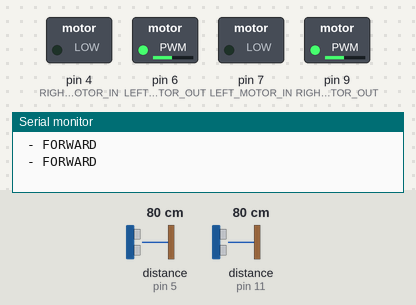
A sketch run on a simulated Arduino Uno, built with avr-gcc and run on an emulated ATmega328P. Shown: switched loads named in the sketch (green lamp = pin HIGH), the last lines printed to the serial monitor. Wiring (inferred from the names in the program): 2 × ultrasonic range finder: trigger pin 8, echo pin 5 / trigger pin 12, echo pin 11. Dashed ring = blinking. Inputs (shaded band) come from the test bench; at power-on: distance to the obstacle (sensors on pin 5, pin 11) 80 cm. The echo pulse lasts 58.3 µs per cm; pins used as bus, display or sensor lines are not drawn.

Above: at 1.2 s.
1.3 s: distance to the obstacle (sensor on pin 5) set to 5 cm
At 2.77 s:
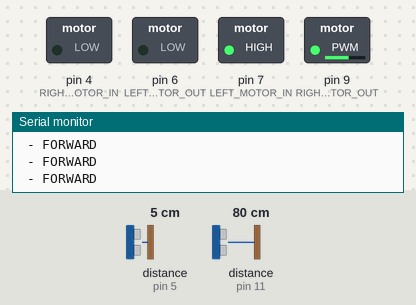
2.9 s: distance to the obstacle (sensor on pin 5) set to 2 cm
At 5.8 s:
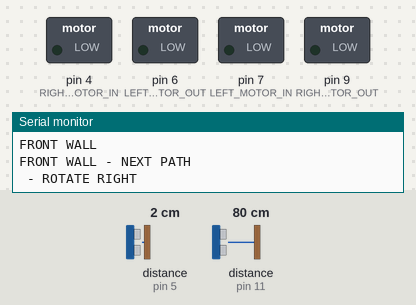
5.9 s: distance to the obstacle (sensor on pin 5) set to 9 cm
At 8.4 s:
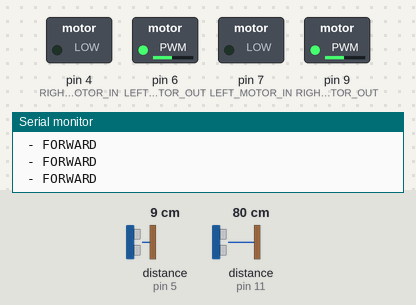
8.7 s: distance to the obstacle (sensor on pin 11) set to 6 cm
10.9 s: distance to the obstacle (sensor on pin 11) set to 3 cm
At 13.8 s:
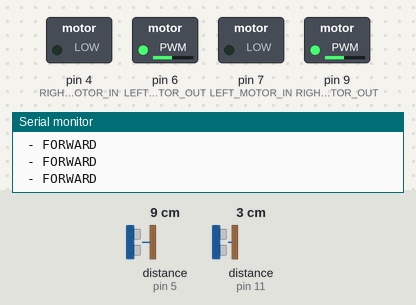
13.9 s: distance to the obstacle (sensor on pin 11) set to 5 cm
At 15.0 s:
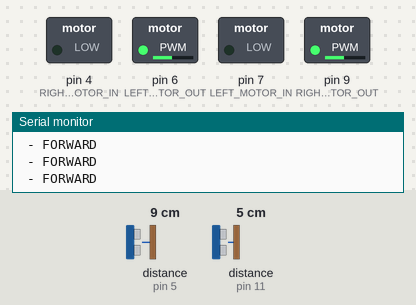
16.1 s: distance to the obstacle (sensor on pin 11) set to 8 cm
At 20.6 s:
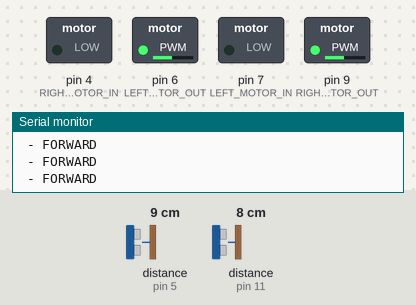
Timing chart, 0 to 21.7 s (numbered marks = the images above; inputs shaded):
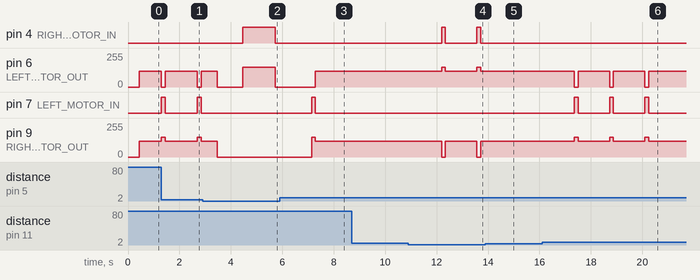

Measured:
- the behaviour switches between 4 and 3 cm on distance to the obstacle (sensor on pin 5) (found by bisection; images 1 and 2)
- the behaviour switches between 5 and 4 cm on distance to the obstacle (sensor on pin 11) (found by bisection; images 3 and 4)
- the behaviour switches between 6 and 7 cm on distance to the obstacle (sensor on pin 11) (found by bisection; images 5 and 6)
- after the input at 1.3 s, pin 9 (RIGHT_MOTOR_OUT): 150/255 → 120/255 after 0.14 s, → 150/255 1.3 s later, → 120/255 0.15 s later
- after the input at 2.9 s, pin 4 (RIGHT_MOTOR_IN): LOW → HIGH after 1.6 s, → LOW 1.3 s later; pin 7 (LEFT_MOTOR_IN): stays LOW (without the input it goes to HIGH after 1.2 s); pin 9 (RIGHT_MOTOR_OUT): 120/255 → 0/255 after 0.57 s
- after the input at 5.9 s, pin 4 (RIGHT_MOTOR_IN): stays LOW (without the input it goes to HIGH after 2.0 s); pin 6 (LEFT_MOTOR_OUT): 0/255 → 120/255 after 1.4 s; pin 7 (LEFT_MOTOR_IN): LOW → HIGH after 1.2 s, → LOW 0.15 s later; pin 9 (RIGHT_MOTOR_OUT): 0/255 → 150/255 after 1.2 s, → 120/255 0.15 s later
- after the input at 10.9 s, pin 4 (RIGHT_MOTOR_IN): alternates HIGH for 0.15 s and LOW for 1.2 s, starting after 1.3 s; pin 6 (LEFT_MOTOR_OUT): alternates 150/255 for 0.15 s and 120/255 for 1.2 s, starting after 1.3 s; pin 9 (RIGHT_MOTOR_OUT): alternates 120/255 for 1.2 s and 0/255 for 0.15 s, starting after 1.3 s
- after the input at 13.9 s, pin 4 (RIGHT_MOTOR_IN): stays LOW (without the input it goes to HIGH after 1.0 s); pin 6 (LEFT_MOTOR_OUT): stays 120/255 (without the input it goes to 150/255 after 1.0 s); pin 9 (RIGHT_MOTOR_OUT): stays 120/255 (without the input it goes to 0/255 after 1.0 s)
- after the input at 16.1 s, pin 6 (LEFT_MOTOR_OUT): alternates 120/255 for 1.2 s and 0/255 for 0.15 s, starting after 1.3 s; pin 7 (LEFT_MOTOR_IN): alternates HIGH for 0.15 s and LOW for 1.2 s, starting after 1.3 s; pin 9 (RIGHT_MOTOR_OUT): alternates 150/255 for 0.15 s and 120/255 for 1.2 s, starting after 1.3 s

The sketch:

known_maze.ino
```cpp
/*
  Types and Structures
*/
enum Status { ON, OFF };
enum Direction { BACKWARD, FORWARD, ROTATE_LEFT, ROTATE_RIGHT };
struct State { Direction direction; int amount; };

/*
  Global Variables
*/
// Pins
const int FRONT_SONAR_TRIG = 8,  FRONT_SONAR_ECHO = 5,
          LEFT_SONAR_TRIG  = 12, LEFT_SONAR_ECHO  = 11,
          LEFT_MOTOR_IN    = 7,  LEFT_MOTOR_OUT   = 6,  // Pins 3A and 4A
          RIGHT_MOTOR_IN   = 4,  RIGHT_MOTOR_OUT  = 9,  // Pins 1A and 2A

          SLOW_SPEED = 120, FAST_SPEED = 150;

const float MIN_FRONT_WALL_DISTANCE = 4.0,
            MAX_FRONT_WALL_DISTANCE = 10.0, // Other values 20 and 30 cm
            MIN_LEFT_WALL_DISTANCE  = 4.0,  // Other value 4.0
            MAX_LEFT_WALL_DISTANCE  = 6.5;  // Other value 6.5


int getDegree(const int degree) {
  int dt = 1250;
  switch (degree) {
    case 5:   return 150;
    case 45:  return dt / 2;
    case 360: return dt * 4;
    default:  return dt;
  };
}

// Path Variables
const int max_index = 15;
// Varible to store the entire path of the known maze
const State path [max_index] = {
  { FORWARD, -1 }, { ROTATE_RIGHT, 90 }, { FORWARD, -1 }, { ROTATE_RIGHT, 90 },
  { FORWARD, -1 }, { ROTATE_LEFT,  90 }, { FORWARD, -1 }, { ROTATE_RIGHT, 90 },
  { FORWARD, 5000 }, { ROTATE_RIGHT, 45 }, { FORWARD, 8000 }, { ROTATE_RIGHT, 45 },
  { FORWARD, -1 }, { ROTATE_LEFT,  90 }, { FORWARD, -1 }
};

int index = 0;                          // Index controlling the above array
State current_state = path[index];      // Rover's current state

int CURRENT_SPEED = SLOW_SPEED,
    LEFT_TILTs = 0, RIGHT_TILTs = 0;
long _LEFT_TILT_TIMER_ = millis();      // Left tilt decision timer

/*
  Methods
*/
boolean MazeFinished() {
  return (index >= (max_index - 1 ));
}

int Second_Smallest(int l[], int n) {
  int f = l[0], s = l[1];
  for (int i=0; i<n; i++) {
    if (l[i] < f) {
      s = f;
      f = l[i];
    } else if ((l[i] < s) && (l[i] != f)) s = l[i];
  }
  return s;
}

void SetNextState() {
  if (index <= (max_index - 1)) {
    index++;
    current_state = path[index];
  }
}

int ReadSonar(const int PIN_TRIG, const int PIN_ECHO) {
  digitalWrite(PIN_TRIG, LOW);
  delayMicroseconds(2);
  digitalWrite(PIN_TRIG, HIGH);
  delayMicroseconds(10);
  digitalWrite(PIN_TRIG, LOW);
  return pulseIn(PIN_ECHO, HIGH);
}

float ObsticleDistance(const int PIN_TRIG, const int PIN_ECHO) {

  int readings[3] = { 0, 0, 0 };
  readings[0] = ReadSonar(PIN_TRIG, PIN_ECHO);
  delay(100);
  readings[1] = ReadSonar(PIN_TRIG, PIN_ECHO);
  delay(100);
  readings[2] = ReadSonar(PIN_TRIG, PIN_ECHO);

  int m = Second_Smallest(readings, 3);

  return (m / 2.0) / 29.0;
}

boolean Obsticle(const int PIN_TRIG, const int PIN_ECHO, const float DISTANCE) {
  return ObsticleDistance(PIN_TRIG, PIN_ECHO) <= DISTANCE;
}

void Backward(const int PIN_IN, const int PIN_OUT, const int SPEED = CURRENT_SPEED) {
  analogWrite(PIN_IN, SPEED);
  analogWrite(PIN_OUT, 0);
}

void BackwardMotors() {
  Backward(LEFT_MOTOR_IN,  LEFT_MOTOR_OUT);
  Backward(RIGHT_MOTOR_IN, RIGHT_MOTOR_OUT);
}

void Forward(const int PIN_IN, const int PIN_OUT, const int SPEED = CURRENT_SPEED) {
  analogWrite(PIN_IN, 0);
  analogWrite(PIN_OUT, SPEED);
}

void ForwardMotors() {
  Forward(LEFT_MOTOR_IN,  LEFT_MOTOR_OUT);
  Forward(RIGHT_MOTOR_IN, RIGHT_MOTOR_OUT);
}

void LeftRotateMotors(const int degree) {
  Backward(LEFT_MOTOR_IN, LEFT_MOTOR_OUT);
  Forward(RIGHT_MOTOR_IN, RIGHT_MOTOR_OUT);
  delay(getDegree(degree));                                 // Need to Delay according to degree of rotation
}

void RightRotateMotors(const int degree) {
  Forward(LEFT_MOTOR_IN,   LEFT_MOTOR_OUT);
  Backward(RIGHT_MOTOR_IN, RIGHT_MOTOR_OUT);
  delay(getDegree(degree));                                 // Need to Delay according to degree of rotation
}

void Stop(const int PIN_IN, const int PIN_OUT) {
  digitalWrite(PIN_IN,  LOW);
  digitalWrite(PIN_OUT, LOW);
}

void StopMotors(const int _delay = 0) {
  Stop(LEFT_MOTOR_IN,  LEFT_MOTOR_OUT);
  Stop(RIGHT_MOTOR_IN, RIGHT_MOTOR_OUT);
  if (_delay != 0) delay(_delay);
}


/*
  Running Code
*/

void setup() {
  Serial.begin(9600);
  pinMode(FRONT_SONAR_TRIG, OUTPUT);
  pinMode(FRONT_SONAR_ECHO, INPUT);
  pinMode(LEFT_SONAR_TRIG,  OUTPUT);
  pinMode(LEFT_SONAR_ECHO,  INPUT);
  pinMode(LEFT_MOTOR_IN,    OUTPUT);
  pinMode(LEFT_MOTOR_OUT,   OUTPUT);
  pinMode(RIGHT_MOTOR_IN,   OUTPUT);
  pinMode(RIGHT_MOTOR_OUT,  OUTPUT);
  StopMotors();
}

void loop() {
  // Exit Game
  if (MazeFinished()) {
    delay(3000);
    StopMotors();
    return;
  }
  // Check for Obsticles on the front and left
  if (Obsticle(FRONT_SONAR_TRIG, FRONT_SONAR_ECHO, MIN_FRONT_WALL_DISTANCE)) {
    Serial.println("FRONT WALL");
    if (current_state.direction == FORWARD) {
      Serial.println("FRONT WALL - NEXT PATH");
      SetNextState();
    }
  } else if (float distance = ObsticleDistance(LEFT_SONAR_TRIG, LEFT_SONAR_ECHO)) {
    if ((index != 4) && (index != 6)) {
      if (((millis() - _LEFT_TILT_TIMER_) > 1000)) {
        if (distance < MIN_LEFT_WALL_DISTANCE) {
          if (RIGHT_TILTs < 3) {
            CURRENT_SPEED = FAST_SPEED;
            StopMotors();
            RightRotateMotors(5);
            StopMotors();
            CURRENT_SPEED = SLOW_SPEED;
            RIGHT_TILTs++;
            LEFT_TILTs = 0;
          }
        } else if (distance >= MAX_LEFT_WALL_DISTANCE) {
          if (LEFT_TILTs < 3) {
            CURRENT_SPEED = FAST_SPEED;
            StopMotors();
            LeftRotateMotors(5);
            StopMotors();
            CURRENT_SPEED = SLOW_SPEED;
            LEFT_TILTs++;
            RIGHT_TILTs = 0;
          }
        } else {
          LEFT_TILTs = 0;
          RIGHT_TILTs = 0;
        }
        _LEFT_TILT_TIMER_ = millis();
      }
    }
  }
  switch(current_state.direction) {
    case FORWARD:
      Serial.println(" - FORWARD");
      ForwardMotors();
      if (current_state.amount != -1) {
        delay(current_state.amount);
        SetNextState();
      }
      break;
    case ROTATE_LEFT:
      Serial.println(" - ROTATE LEFT");
      CURRENT_SPEED = FAST_SPEED;
      StopMotors(1000);
      LeftRotateMotors(current_state.amount);
      StopMotors(1000);
      SetNextState();
      CURRENT_SPEED = SLOW_SPEED;
      break;
    case ROTATE_RIGHT:
      Serial.println(" - ROTATE RIGHT");
      CURRENT_SPEED = FAST_SPEED;
      StopMotors(1000);
      RightRotateMotors(current_state.amount);
      StopMotors(1000);
      SetNextState();
      CURRENT_SPEED = SLOW_SPEED;
      break;
  };
}
```
